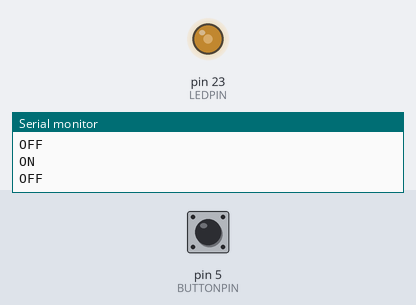
The sketch below on a simulated Arduino Mega 2560, built with avr-gcc and run on an emulated ATmega2560. On the bench: output pins drawn as LEDs (lit = HIGH), the last lines printed to the serial monitor. The test bench sets the inputs (shaded band); at power-on: pin 5 (BUTTONPIN) LOW.

Above: at 1.25 s.
1.3 s: pin 5 (BUTTONPIN) pulled HIGH for 3.2 s
At 2.2 s:
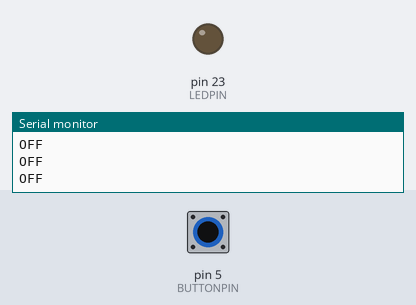
Timing chart, 0 to 12.0 s (numbered marks = the images above; inputs shaded):
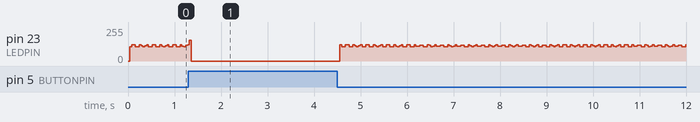

The sketch:

Wk7CODEButton.ino
```cpp
const int LEDPIN = 23;   //LED circuit is on PA14
const int BUTTONPIN = 5;   //BUTTON circuit is on PA05
int BUTTONstate = 0;


void setup() {
  Serial.begin(9600);
  pinMode(LEDPIN, OUTPUT);   //LED circuit is on PA14
  pinMode(BUTTONPIN, INPUT);   //BUTTON circuit is on PA05
}

void loop() {
  BUTTONstate = digitalRead(BUTTONPIN);
    if(BUTTONstate == HIGH)
      delay(50);      //added to remove initialbutton bounce
      {digitalWrite(LEDPIN, LOW);
      Serial.println("OFF");}
    if(BUTTONstate == LOW)
      {digitalWrite(LEDPIN, HIGH);
      Serial.println("ON");}
}
```
